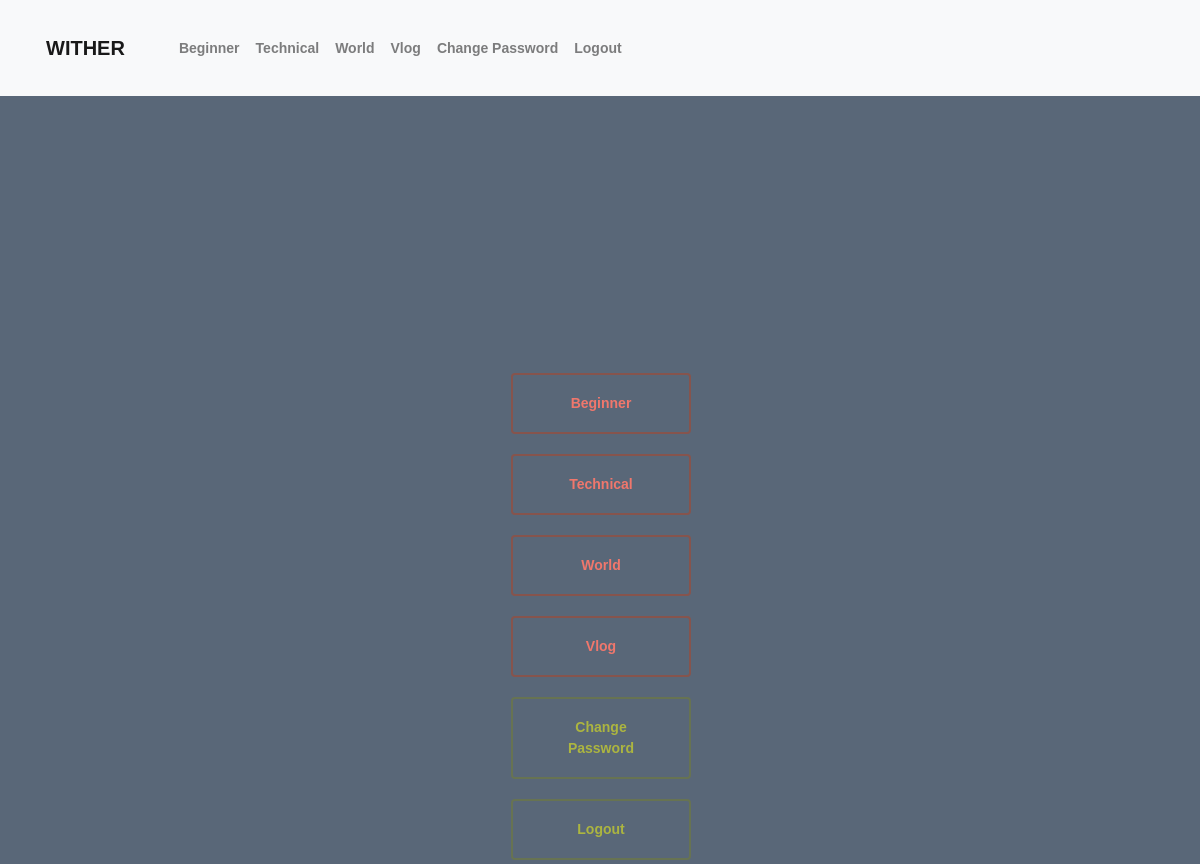
Page /auth/home/ (signed in) on the committed database.
### blog/models.py (models this page shows)
class Status(models.Model):
    name = models.CharField(max_length=140, blank=True)
    def __str__(self):
        return self.name

### authentication/views.py (the view)
# urls.py: path('home/', views.Home.as_view(), name='home'),
class Home(LoginRequiredMixin, TemplateView):
    model = Member
    template_name = 'authentication/home.html'
    def get_context_data(self, **kwargs):
        context = super().get_context_data(**kwargs)
        context['member'] = Member.objects.get(user=self.request.user)
        return context

### authentication/templates/authentication/home.html (shortened to what this page needs)
{% extends 'authentication/base.html' %}
{% load static %}
{% block head %}
  <link rel="stylesheet" href="{% static 'css/home.css' %}">
{% endblock %}
{% block content %}
<div class="wrap">
  {% for s in member.status.all %}
    <a href="{% url 'blog:sample' s %}" class="button">{{s}}</a>
  {% endfor %}
  <a href="{% url 'authentication:password_change' %}" class="button2">Change Password</a>
  <a href="{% url 'authentication:logout' %}" class="button2">Logout</a>
</div>
{% endblock %}

### authentication/templates/authentication/base.html (shortened to what this page needs)
{% load static %}
<!doctype html>
<html>
  <head>
    <link rel="stylesheet" href="https://stackpath.bootstrapcdn.com/bootstrap/4.1.0/css/bootstrap.min.css">
    {% block head %}{% endblock %}
  </head>
  <body>
    <nav class="navbar navbar-expand-lg navbar-light bg-light">
      <a class="navbar-brand" href="{% url 'authentication:home' %}">WITHER</a>
      <div class="collapse navbar-collapse" id="navbarSupportedContent">
        <ul class="navbar-nav mr-auto">
          {% for s in member.status.all %}
            <li><a class="nav-item nav-link" href="{% url 'blog:sample' s %}">{{ s }}</a></li>
          {% endfor %}
          <li><a class="nav-item nav-link" href="{% url 'authentication:password_change' %}">Change Password</a></li>
          <li><a class="nav-item nav-link" href="{% url 'authentication:logout' %}">Logout</a></li>
        </ul>
      </div>
    </nav>
    {% block content %}
    {% endblock %}
  </body>
</html>

### static/css/home.css (style rules this page uses)
body { background-size: cover; background-repeat: no-repeat; font-family: Arial, sans-serif; font-weight: bold; font-size: 14px; background: #596778; }
.wrap { position: absolute; top: 50%; left: 50%; margin-top: -86px; margin-left: -89px; text-align: center; }
a { -webkit-transition: all 200ms cubic-bezier(0.390, 0.500, 0.150, 1.360); -moz-transition: all 200ms cubic-bezier(0.390, 0.500, 0.150, 1.360); -ms-transition: all 200ms cubic-bezier(0.390, 0.500, 0.150, 1.360); -o-transition: all 200ms cubic-bezier(0.390, 0.500, 0.150, 1.360); transition: all 200ms cubic-bezier(0.390, 0.500, 0.150, 1.360); display: block; margin: 20px auto; max-width: 180px; text-decoration: none; border-radius: 4px; padding: 20px 30px; }
a.button { color: #f0776c; box-shadow: rgba(199, 56, 13, 0.4) 0 0px 0px 2px inset; }
a.button2 { color: rgba(229, 233, 27, 0.6); box-shadow: rgba(124, 134, 27, 0.4) 0 0px 0px 2px inset; }

### rows in the picture
Status: name "Beginner"
Status: name "Technical"
Status: name "World"
Status: name "Vlog"
